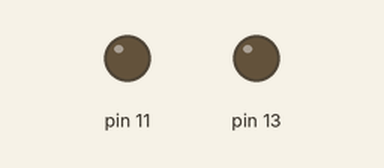
A sketch run on a simulated Arduino Uno, built with avr-gcc and run on an emulated ATmega328P. Parts: output pins drawn as LEDs (lit = HIGH). Dashed ring = blinking.

Above: at 0.5 s.
At 2.2 s:
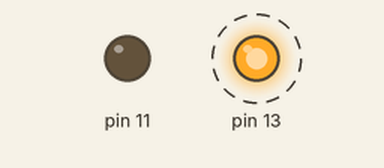
At 4.2 s:
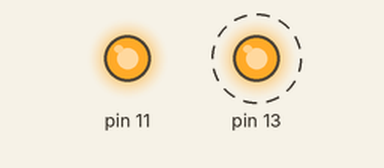
Timing chart, 0 to 5.2 s (numbered marks = the images above):
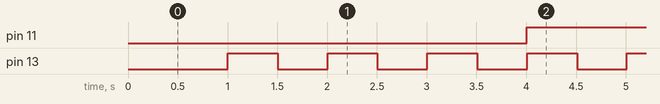

The sketch:

__led____.ino
```cpp
unsigned long int ev1 = 0;
unsigned long int ev2 = 0;
int led_1_va1 = 0;
int led_2_val = 0;


void setup()
{
	pinMode(13, OUTPUT);
	pinMode(11, OUTPUT);
	ev1 = millis();
	ev2 = millis();
}

void loop()
{
	if (millis() - ev1 > 500) {
		digitalWrite(13, led_1_va1);
		led_1_va1 = ~led_1_va1;
		ev1 = millis();
	}else if (millis() - ev2 > 2000) {
		digitalWrite(11, led_2_val);
		led_2_val = ~led_2_val;
		ev2 = millis();
	}
}
```

Measured:
- by itself, pin 11: alternates HIGH for 2.0 s and LOW for 2.0 s
- by itself, pin 13: alternates HIGH for 0.50 s and LOW for 0.50 s
